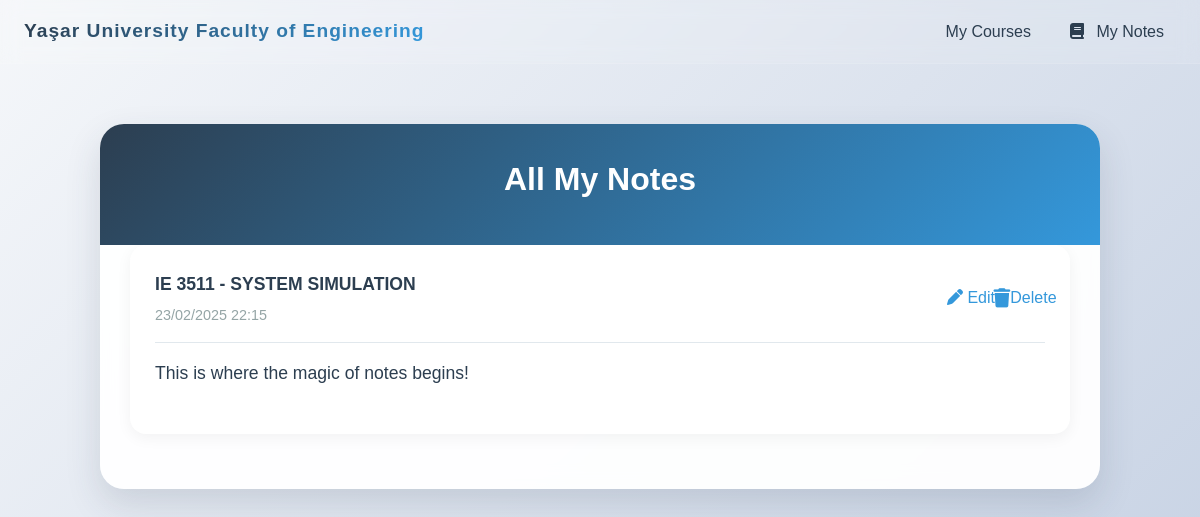
Page /all_notes on the committed database.
### app.py (models this page shows)
class Note(db.Model):
    id = db.Column(db.Integer, primary_key=True)
    course_id = db.Column(db.Integer, db.ForeignKey('course.id'), nullable=False)
    notes = db.Column(db.Text)
    image_path = db.Column(db.String(200))
    created_at = db.Column(db.DateTime, default=lambda: datetime.now(timezone(timedelta(hours=3))))

class Course(db.Model):
    id = db.Column(db.Integer, primary_key=True)
    department_id = db.Column(db.Integer, db.ForeignKey('department.id'), nullable=False)
    year = db.Column(db.Integer, nullable=False)
    semester = db.Column(db.String(20), nullable=False)
    course_name = db.Column(db.String(200), nullable=False)
    notes = db.relationship('Note', backref='course', lazy=True)

### app.py (the view)
@app.route('/all_notes')
def all_notes():
    all_notes = Note.query.order_by(Note.created_at.desc()).all()
    return render_template('all_notes.html', notes=all_notes)

### templates/all_notes.html (shortened to what this page needs)
{% extends "base.html" %}
{% block content %}
<div class="grade-form-container">
    <div class="grade-form-header">
        <h2>All My Notes</h2>
    </div>
    <div class="notes-section">
        {% if notes %}
            {% for note in notes %}
            <div class="note-card">
                <div class="note-header">
                    <div class="note-info">
                        <span class="course-name">{{ note.course.course_name }}</span>
                        <span class="note-date">{{ note.created_at.strftime('%d/%m/%Y %H:%M') }}</span>
                    </div>
                    <div class="note-actions">
                        <button class="edit-btn" onclick="editNote({{ note.id }}, this)">
                            <i class="fa-solid fa-pen"></i> Edit
                        </button>
                        <form action="{{ url_for('delete_note', note_id=note.id) }}" method="POST" class="delete-form">
                            <button type="submit" class="delete-btn" onclick="return confirm('Are you sure you want to delete this note?')">
                                <i class="fa-solid fa-trash"></i> Delete
                            </button>
                        </form>
                    </div>
                </div>
                <div class="note-content">
                    <p class="note-text">{{ note.notes }}</p>
                </div>
            </div>
            {% endfor %}
        {% else %}
            <div class="no-notes">
                <i class="fas fa-book-open"></i>
                <p>No notes added yet.</p>
            </div>
        {% endif %}
    </div>
</div>
{% endblock %}

### static/css/style.css (style rules this page uses)
:root { --primary-color: #2c3e50; --secondary-color: #3498db; --accent-color: #e74c3c; --success-color: #2ecc71; --warning-color: #f1c40f; --text-color: #2c3e50; --light-gray: #ecf0f1; --dark-gray: #95a5a6; --white: #ffffff; --gradient-primary: linear-gradient(135deg, #2c3e50, #3498db); --gradient-secondary: linear-gradient(135deg, #e74c3c, #f1c40f); --gradient-success: linear-gradient(135deg, #2ecc71, #27ae60); --gradient-warning: linear-gradient(135deg, #f1c40f, #f39c12); --shadow: 0 4px 6px rgba(0, 0, 0, 0.1); --shadow-hover: 0 8px 15px rgba(0, 0, 0, 0.2); --transition: all 0.3s cubic-bezier(0.4, 0, 0.2, 1); --border-radius: 15px; }
* { margin: 0; padding: 0; box-sizing: border-box; }
body { font-family: 'Poppins', sans-serif; line-height: 1.6; background: linear-gradient(135deg, #f5f7fa 0%, #c3cfe2 100%); min-height: 100vh; color: var(--text-color); overflow-x: hidden; }
.course-name { font-size: 0.9rem; font-weight: 500; color: var(--text-color); }
.grade-form-container { max-width: 1000px; margin: 40px auto; background: rgba(255, 255, 255, 0.95); backdrop-filter: blur(10px); border-radius: 24px; box-shadow: 0 15px 35px rgba(44, 62, 80, 0.15); overflow: hidden; }
.grade-form-header { background: var(--gradient-primary); padding: 30px; text-align: center; color: white; position: relative; }
.grade-form-header h2 { font-size: 2rem; font-weight: 600; margin-bottom: 10px; }
.notes-section { padding: 0 30px 30px; }
.note-card { background: white; border-radius: 16px; padding: 25px; margin-bottom: 25px; box-shadow: 0 4px 15px rgba(0, 0, 0, 0.05); transition: all 0.3s ease; }
.note-header { display: flex; justify-content: space-between; align-items: center; margin-bottom: 15px; padding-bottom: 15px; border-bottom: 1px solid #e1e8ed; }
.note-date { color: var(--dark-gray); font-size: 0.9rem; }
.delete-form { margin: 0; }
.delete-btn { background: none; border: none; color: var(--accent-color); cursor: pointer; padding: 8px; border-radius: 50%; transition: all 0.3s ease; }
.note-content { color: var(--text-color); }
.note-text { font-size: 1.1rem; line-height: 1.8; margin-bottom: 20px; white-space: pre-wrap; }
.delete-btn { background: rgba(231, 76, 60, 0.1); border: none; color: var(--accent-color); cursor: pointer; padding: 10px; border-radius: 50%; transition: all 0.3s ease; display: flex; align-items: center; justify-content: center; width: 40px; height: 40px; }
.delete-btn i { font-size: 1.2rem; }
.note-info { display: flex; flex-direction: column; gap: 5px; }
.course-name { font-weight: 600; color: var(--primary-color); font-size: 1.1rem; }
.note-actions { display: flex; gap: 10px; align-items: center; }
.edit-btn, .delete-btn { background: none; border: none; color: #3498db; cursor: pointer; font-size: 16px; transition: color 0.3s ease; }

### rows in the picture
Note: course.course_name "IE 3511 - SYSTEM SIMULATION", created_at "23/02/2025 22:15", notes "This is where the magic of notes begins!"
